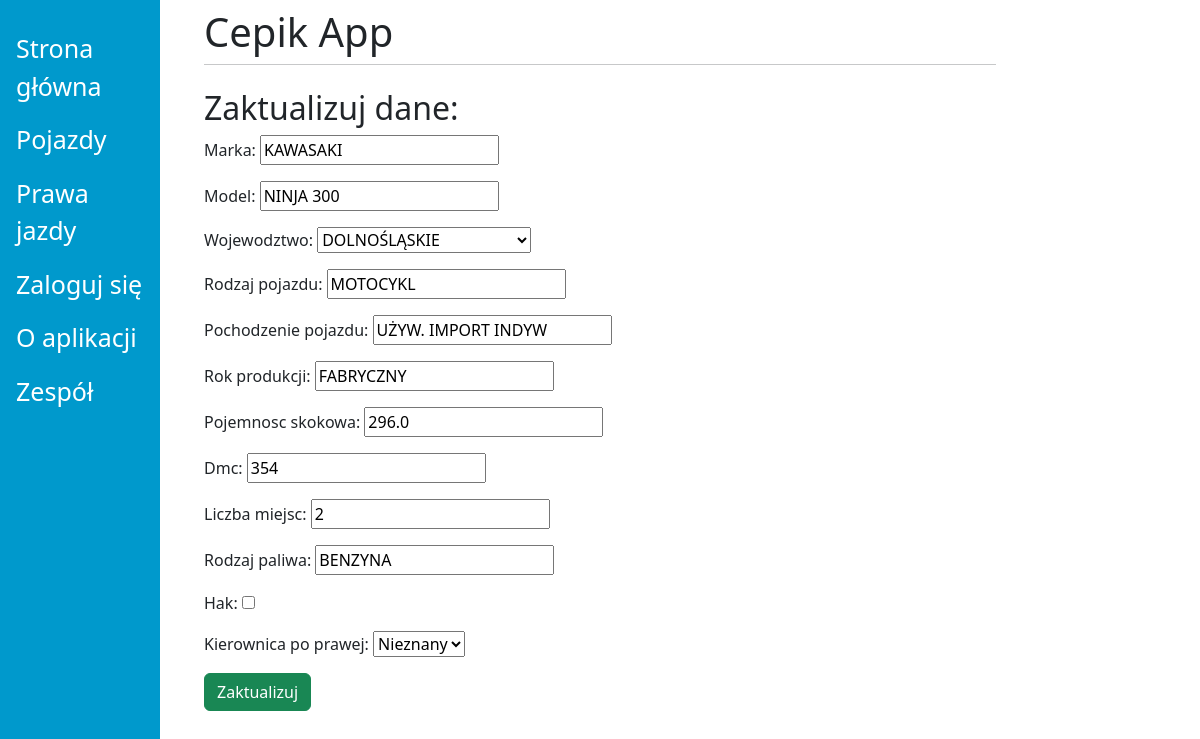
The app's page /vehicles/7/update/ with its own data.
### viewer/models.py (models this page shows, shortened)
class Vehicle(models.Model):
    id_cepik = models.IntegerField(default=0)
    marka = models.CharField(max_length=45, null=True)
    model = models.CharField(max_length=45, null=True)
    id_wojewodztwa = models.IntegerField(default=0, null=False)
    wojewodztwo = models.CharField(max_length=45, null=True)
    rodzaj_pojazdu = models.CharField(max_length=45, null=True)
    pochodzenie_pojazdu = models.CharField(max_length=45, null=True)
    rok_produkcji = models.CharField(max_length=45, null=True)
    pojemnosc_skokowa = models.DecimalField(decimal_places=1, max_digits=20, default=1, null=True)
    dmc = models.CharField(max_length=45, null=True)
    liczba_miejsc = models.IntegerField(default=1, null=True)
    rodzaj_paliwa = models.CharField(max_length=45, null=True)
    hak = models.BooleanField(default=False)
    kierownica_po_prawej = models.BooleanField(null=True)

### viewer/crud.py (the view)
# urls.py: path('vehicles/<id>/update/', crud.vehicle_update_view, name='update_view_vehicle'),
def vehicle_update_view(request, id):
    context = dict()
    obj = get_object_or_404(Vehicle, id=id)
    form = VehicleForm(request.POST or None, instance=obj)
    if form.is_valid():
        form.save()
        return HttpResponseRedirect('/vehicles/')
    context['form'] = form
    return render(request, 'vehicle_update_view.html', context)

### viewer/crud.py
class VehicleForm(ModelForm):
    choice = (('1', 'DOLNOŚLĄSKIE'), ('2', 'KUJAWSKO-POMORSKIE'), ('3', 'LUBELSKIE'), ('4', 'LUBUSKIE'),
              ('5', 'ŁÓDZKIE'), ('6', 'MAŁOPOLSKIE'), ('7', 'MAZOWIECKIE'), ('8', 'OPOLSKIE'), ('9', 'PODKARPACKIE'),
              ('10', 'PODLASKIE'), ('11', 'POMORSKIE'), ('12', 'ŚLĄSKIE'), ('13', 'ŚWIĘTOKRZYSKIE'),
              ('14', 'WARMIŃSKO-MAZURSKIE'), ('15', 'WIELKOPOLSKIE'), ('16', 'ZACHODNIOPOMORSKIE'))
    wojewodztwo = forms.ChoiceField(choices=choice)
    class Meta:
        model = Vehicle
        fields = [
            'marka',
            'model',
            'wojewodztwo',
            'rodzaj_pojazdu',
            'pochodzenie_pojazdu',
            'rok_produkcji',
            'pojemnosc_skokowa',
            'dmc',
            'liczba_miejsc',
            'rodzaj_paliwa',
            'hak',
            'kierownica_po_prawej'
        ]

### viewer/templates/vehicle_update_view.html (shortened to what this page needs)
{% extends "base.html" %}
{% block content %}
<h2>Zaktualizuj dane:</h2>
<form method="POST">
    {{ form.as_p }}
    <input type="submit" class="btn btn-success" value="Zaktualizuj">
</form>
{% endblock %}

### records on screen
Vehicle: marka "KAWASAKI", model "NINJA 300", wojewodztwo "DOLNOŚLĄSKIE", rodzaj_pojazdu "MOTOCYKL", pochodzenie_pojazdu "UŻYW. IMPORT INDYW", rok_produkcji "FABRYCZNY", pojemnosc_skokowa "296.0", dmc "354", liczba_miejsc "2", rodzaj_paliwa "BENZYNA", kierownica_po_prawej "Nieznany"
